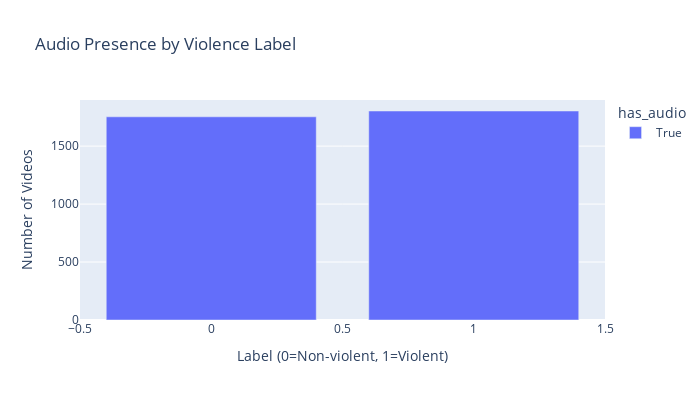

The notebook cell saved with this chart:
### Code cell
################# After filtering out outliers #########################
# Count occurrences of each class
counts = merged_df[~ merged_df["is_size_outlier"]]["has_audio"].value_counts().sort_index()
print(counts)
# 5. Audio presence by label
audio_stats = merged_df[~ merged_df["is_size_outlier"]].groupby(["binary_label", "has_audio"]).size().reset_index(name="count")
fig = px.bar(audio_stats, x="binary_label", y="count", color="has_audio",
             title="Audio Presence by Violence Label",
             labels={"binary_label": "Label (0=Non-violent, 1=Violent)", "count": "Number of Videos"},
             barmode="group")
fig.update_layout(height=400, width=700)
fig.show()

### Figure 1 — Plotly figure (JSON) as saved in the notebook; plotly's stock layout.template omitted (floating-point values rounded to 4 significant figures)
{"data": [{"alignmentgroup": "True", "hovertemplate": "has_audio=True<br>Label (0=Non-violent, 1=Violent)=%{x}<br>Number of Videos=%{y}<extra></extra>", "legendgroup": "True", "marker": {"color": "#636efa", "pattern": {"shape": ""}}, "name": "True", "offsetgroup": "True", "orientation": "v", "showlegend": true, "textposition": "auto", "type": "bar", "x": [0, 1], "xaxis": "x", "y": [1753, 1803], "yaxis": "y"}], "layout": {"barmode": "group", "height": 400, "legend": {"title": {"text": "has_audio"}, "tracegroupgap": 0}, "title": {"text": "Audio Presence by Violence Label"}, "width": 700, "xaxis": {"anchor": "y", "domain": [0, 1], "title": {"text": "Label (0=Non-violent, 1=Violent)"}}, "yaxis": {"anchor": "x", "domain": [0, 1], "title": {"text": "Number of Videos"}}}}
